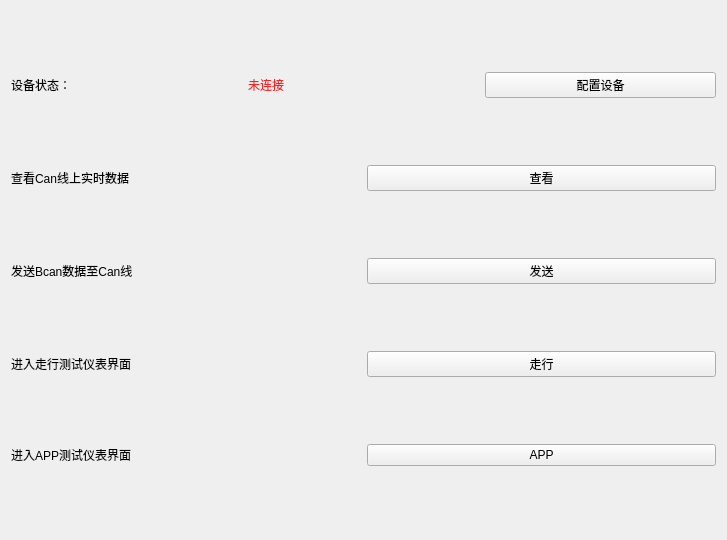
<?xml version="1.0" encoding="UTF-8"?>
<ui version="4.0">
 <class>MenuForm</class>
 <widget class="QWidget" name="MenuForm">
  <property name="geometry">
   <rect>
    <x>0</x>
    <y>0</y>
    <width>727</width>
    <height>540</height>
   </rect>
  </property>
  <property name="windowTitle">
   <string>Form</string>
  </property>
  <layout class="QVBoxLayout" name="verticalLayout">
   <item>
    <layout class="QHBoxLayout" name="horizontalLayout">
     <item>
      <widget class="QLabel" name="label">
       <property name="text">
        <string>设备状态：</string>
       </property>
      </widget>
     </item>
     <item>
      <widget class="QLabel" name="mf_label_device_info">
       <property name="text">
        <string>&lt;html&gt;&lt;head/&gt;&lt;body&gt;&lt;p&gt;&lt;span style=&quot; color:#ef2929;&quot;&gt;未连接&lt;/span&gt;&lt;/p&gt;&lt;/body&gt;&lt;/html&gt;</string>
       </property>
       <property name="buddy">
        <cstring>mf_pushButton_open_device</cstring>
       </property>
      </widget>
     </item>
     <item>
      <widget class="QPushButton" name="mf_pushButton_open_device">
       <property name="text">
        <string>配置设备</string>
       </property>
      </widget>
     </item>
    </layout>
   </item>
   <item>
    <layout class="QHBoxLayout" name="horizontalLayout_2">
     <item>
      <widget class="QLabel" name="label_2">
       <property name="text">
        <string>查看Can线上实时数据</string>
       </property>
       <property name="buddy">
        <cstring>mf_pushButton_watch</cstring>
       </property>
      </widget>
     </item>
     <item>
      <widget class="QPushButton" name="mf_pushButton_watch">
       <property name="text">
        <string>查看</string>
       </property>
      </widget>
     </item>
    </layout>
   </item>
   <item>
    <layout class="QHBoxLayout" name="horizontalLayout_3">
     <item>
      <widget class="QLabel" name="label_3">
       <property name="text">
        <string>发送Bcan数据至Can线</string>
       </property>
       <property name="buddy">
        <cstring>mf_pushButton_send</cstring>
       </property>
      </widget>
     </item>
     <item>
      <widget class="QPushButton" name="mf_pushButton_send">
       <property name="text">
        <string>发送</string>
       </property>
      </widget>
     </item>
    </layout>
   </item>
   <item>
    <layout class="QHBoxLayout" name="horizontalLayout_4">
     <item>
      <widget class="QLabel" name="label_4">
       <property name="text">
        <string>进入走行测试仪表界面</string>
       </property>
       <property name="buddy">
        <cstring>mf_pushButton_uxr</cstring>
       </property>
      </widget>
     </item>
     <item>
      <widget class="QPushButton" name="mf_pushButton_uxr">
       <property name="text">
        <string>走行</string>
       </property>
      </widget>
     </item>
    </layout>
   </item>
   <item>
    <layout class="QHBoxLayout" name="horizontalLayout_5">
     <item>
      <widget class="QLabel" name="label_5">
       <property name="text">
        <string>进入APP测试仪表界面</string>
       </property>
       <property name="buddy">
        <cstring>mf_pushButton_app</cstring>
       </property>
      </widget>
     </item>
     <item>
      <widget class="QPushButton" name="mf_pushButton_app">
       <property name="text">
        <string>APP</string>
       </property>
      </widget>
     </item>
    </layout>
   </item>
  </layout>
 </widget>
 <resources/>
 <connections/>
</ui>
